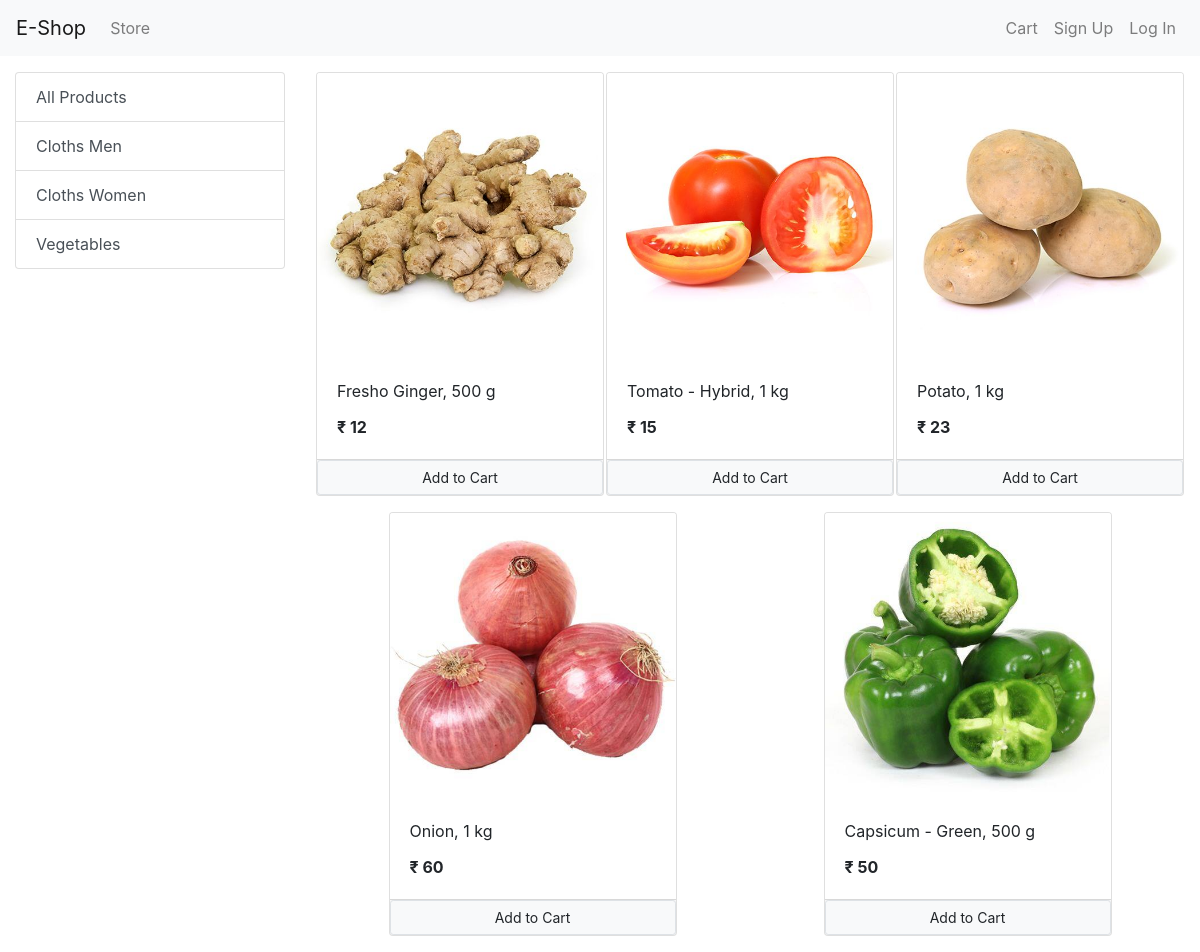
Screenshot of /?category=3 with the database file from the repository.
### store/models/category.py (models this page shows, shortened)
class Category(models.Model):
    name = models.CharField(max_length=20)
    @staticmethod
    def get_all_categories():
        return Category.objects.all()

### store/models/product.py (models this page shows, shortened)
class Product(models.Model):
    name = models.CharField(max_length=50)
    price = models.IntegerField(default=0)
    category = models.ForeignKey(Category, on_delete=models.CASCADE, default=1)
    description = models.CharField(max_length=200, default='', null=True, blank=True)
    image = models.ImageField(upload_to='uploads/products/')
    @staticmethod
    def get_all_products_by_categoryid(category_id):
        if category_id:
            return Product.objects.filter(category=category_id)
        else:
            return Product.get_all_products()

### store/views/home.py (the view, shortened to what this page needs)
# urls.py: path('', Index.as_view(), name="homepage"),
class Index(View):
    def get(self, request):
        cart = request.session.get('cart')
        if not cart:
            request.session['cart'] = {}
        products = None
        categories = Category.get_all_categories()
        categoryID = request.GET.get('category')
        if categoryID:
            products = Product.get_all_products_by_categoryid(categoryID)
        else:
            products = Product.get_all_products()
        data = {}
        data['products'] = products
        data['categories'] = categories
        return render(request, 'index.html', data)

### store/templatetags/cart.py (called while the page is built)
@register.filter(name='is_in_cart')
def is_in_cart(product, cart):
    keys = cart.keys()
    for id in keys:
        if int(id) == product.id:
            return True
    return False

### store/templatetags/custom_filter.py (called while the page is built)
@register.filter(name='currency')
def currency(number):
    return '₹' + " " + str(number)

### store/templates/index.html (shortened to what this page needs)
{% extends 'base.html' %}
{% block content %}
{% load cart %}
    {% load custom_filter %}
    <div class="container-fluid mt-3">
        <div class="row">
            <div class="col-lg-3 mx-auto">
                <ul class="list-group">
                <a href="/" class="list-group-item list-group-item-action "> All Products </a>
                    {% for category in categories %}
                    <a href="/?category={{ category.id }}" class="list-group-item list-group-item-action ">{{ category.name }}</a>
                    {% endfor %}
                </ul>
            </div>
            <div id="products" class="col-lg-9 mx-auto">
                <div class="row mx-auto">
                {% for product in products %}
                 <div class="card mx-auto mb-3" id="{{ product.id }}" style="width: 18rem; ">
                 <img src="{{ product.image.url }}" class="card-img-top" alt="...">
                <div class="card-body">
                <p class="card-title">{{ product.name }}</p>
                <p class="card-text"><b>  {{ product.price|currency }} </b></p>
                </div>
                 <div class=" card-footer p-0  ">
                     {% if product|is_in_cart:request.session.cart %}
                     <div class="row no-gutters ">
                      <form action="/#{{ product.id }}" method="post" class="col-2 ">
                             {% csrf_token %}
                             <input hidden type="text" name="product" value="{{ product.id }}">
                             <input hidden type="text" name="remove" value="True">
                             <input type="submit" value=" - " class="btn btn-block btn-secondary">
                         </form>
                     <div class="text-center col">{{ product|cart_quantity:request.session.cart  }} in cart</div>
                         <form action="/#{{ product.id }}" method="post" class="col-2 ">
                             {% csrf_token %}
                             <input hidden type="text" name="product" value="{{ product.id }}">
                             <input type="submit" value=" + " class="btn btn-block btn-secondary">
                         </form>
                      </div>
                     {% else %}
                       <form action="/#{{ product.id }}" method="POST" class="btn-block">
                         <input href="#" type="submit" class="btn btn-light btn-sm border form-control" value = "Add to Cart">
                      </form>
                     {% endif%}
                 </div>
                </div>
            {% endfor %}
             </div>
            </div>
        </div>
    </div>
{% endblock %}

### rows the page displays
Category: name "Cloths Men"
Category: name "Cloths Women"
Category: name "Vegetables"
Product: image (picture), name "Fresho Ginger, 500 g", price "₹ 12"
Product: image (picture), name "Tomato - Hybrid, 1 kg", price "₹ 15"
Product: image (picture), name "Potato, 1 kg", price "₹ 23"
Product: {{ product.id }} 18 (drawn), image (picture), name "Onion, 1 kg", price "₹ 60"
Product: image (picture), name "Capsicum - Green, 500 g", price "₹ 50"
